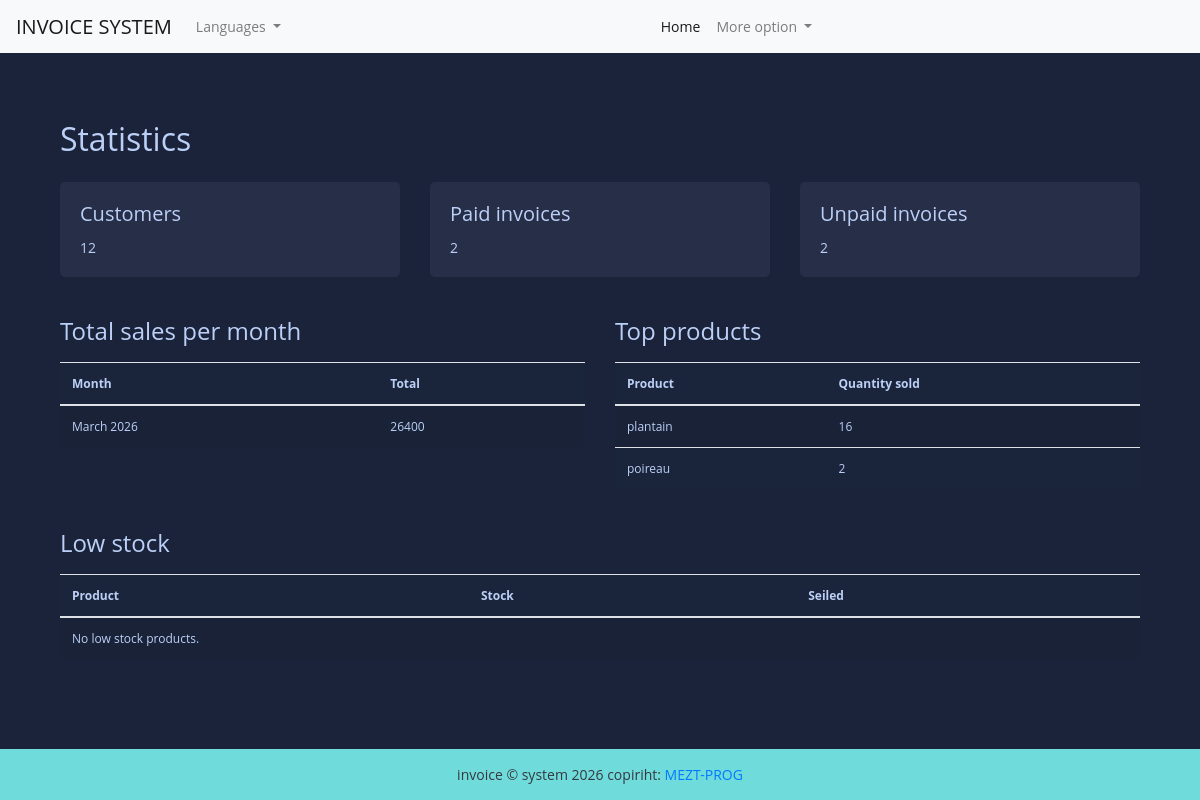
/statistics (signed in), run on the app's committed database.
### fact_app/models.py (models this page shows, shortened)
class Product(models.Model):
    name = models.CharField(max_length=200)
    description = models.TextField(blank=True, null=True)
    unit_price = models.DecimalField(max_digits=10, decimal_places=2)
    created_date = models.DateTimeField(auto_now_add=True)
    save_by = models.ForeignKey(User, on_delete=models.PROTECT)
    quantity_in_stock = models.PositiveIntegerField(default = 50)
    quantity_seiled = models.PositiveIntegerField(default = 20)
    class Meta:
        verbose_name = "Product"
        verbose_name_plural = "Products"

### fact_app/views.py (the view)
# urls.py: path('statistics', views.StatisticsView.as_view(), name='statistics'),
class StatisticsView(LoginRequiredSuperuserMixin, View):
    template_name = "statistics.html"
    def get(self, request, *args, **kwargs):
        customers_count = Customer.objects.count()
        paid_count = Invoice.objects.filter(is_annuler=False, paid=True).count()
        unpaid_count = Invoice.objects.filter(is_annuler=False, paid=False).count()
        top_products = (
            Article.objects.values("product__name")
            .annotate(total_quantity=Sum("quantity"))
            .order_by("-total_quantity")[:10]
        )
        stock_low = (
            Product.objects.filter(quantity_in_stock__lte=F("quantity_seiled"))
            .order_by("quantity_in_stock")
        )
        monthly_sales = (
            Invoice.objects.filter(is_annuler=False)
            .annotate(month=TruncMonth("invoice_date_time"))
            .values("month")
            .annotate(total=Sum("total_amount"))
            .order_by("month")
        )
        context = {
            "customers_count": customers_count,
            "paid_count": paid_count,
            "unpaid_count": unpaid_count,
            "top_products": top_products,
            "stock_low": stock_low,
            "monthly_sales": monthly_sales,
            "now": timezone.now(),
        }
        return render(request, self.template_name, context)

### templates/statistics.html
{% extends 'base.html' %}
{% block content %}
<div class="container mt-5">
    <h2 class="mb-4">Statistics</h2>
    <div class="row mb-4">
        <div class="col-md-4">
            <div class="card">
                <div class="card-body">
                    <h5 class="card-title">Customers</h5>
                    <p class="card-text">{{ customers_count }}</p>
                </div>
            </div>
        </div>
        <div class="col-md-4">
            <div class="card">
                <div class="card-body">
                    <h5 class="card-title">Paid invoices</h5>
                    <p class="card-text">{{ paid_count }}</p>
                </div>
            </div>
        </div>
        <div class="col-md-4">
            <div class="card">
                <div class="card-body">
                    <h5 class="card-title">Unpaid invoices</h5>
                    <p class="card-text">{{ unpaid_count }}</p>
                </div>
            </div>
        </div>
    </div>
    <div class="row mb-4">
        <div class="col-md-6">
            <h4 class="mb-3">Total sales per month</h4>
            <table class="table table-striped">
                <thead>
                    <tr>
                        <th>Month</th>
                        <th>Total</th>
                    </tr>
                </thead>
                <tbody>
                    {% for item in monthly_sales %}
                    <tr>
                        <td>{{ item.month|date:"F Y" }}</td>
                        <td>{{ item.total }}</td>
                    </tr>
                    {% empty %}
                    <tr>
                        <td colspan="2">No sales yet.</td>
                    </tr>
                    {% endfor %}
                </tbody>
            </table>
        </div>
        <div class="col-md-6">
            <h4 class="mb-3">Top products</h4>
            <table class="table table-striped">
                <thead>
                    <tr>
                        <th>Product</th>
                        <th>Quantity sold</th>
                    </tr>
                </thead>
                <tbody>
                    {% for item in top_products %}
                    <tr>
                        <td>{{ item.product__name }}</td>
                        <td>{{ item.total_quantity }}</td>
                    </tr>
                    {% empty %}
                    <tr>
                        <td colspan="2">No product sales yet.</td>
                    </tr>
                    {% endfor %}
                </tbody>
            </table>
        </div>
    </div>
    <div class="row">
        <div class="col-md-12">
            <h4 class="mb-3">Low stock</h4>
            <table class="table table-striped">
                <thead>
                    <tr>
                        <th>Product</th>
                        <th>Stock</th>
                        <th>Seiled</th>
                    </tr>
                </thead>
                <tbody>
                    {% for product in stock_low %}
                    <tr>
                        <td>{{ product.name }}</td>
                        <td>{{ product.quantity_in_stock }}</td>
                        <td>{{ product.quantity_seiled }}</td>
                    </tr>
                    {% empty %}
                    <tr>
                        <td colspan="3">No low stock products.</td>
                    </tr>
                    {% endfor %}
                </tbody>
            </table>
        </div>
    </div>
</div>
{% endblock %}

### static/styles/style.css (style rules this page uses)
body { margin: 0; padding: 0; font: 400 .875rem 'Open Sans', sans-serif; color: #bcd0f7; background: #1A233A; min-height: 100vh; display: flex; flex-direction: column; }
.card { background: #272E48; -webkit-border-radius: 5px; -moz-border-radius: 5px; border-radius: 5px; border: 0; margin-bottom: 1rem; }
.table { background: #1a243a; color: #bcd0f7; font-size: .75rem; }

### data on the page
Product: product__name "plantain", total_quantity "16"
Product: product__name "poireau", total_quantity "2"

### other printed values
{{ customers_count }} "12"
{{ paid_count }} "2"
{{ unpaid_count }} "2"
{{ item.month|date:"F Y" }} "March 2026"
{{ item.total }} "26400"
